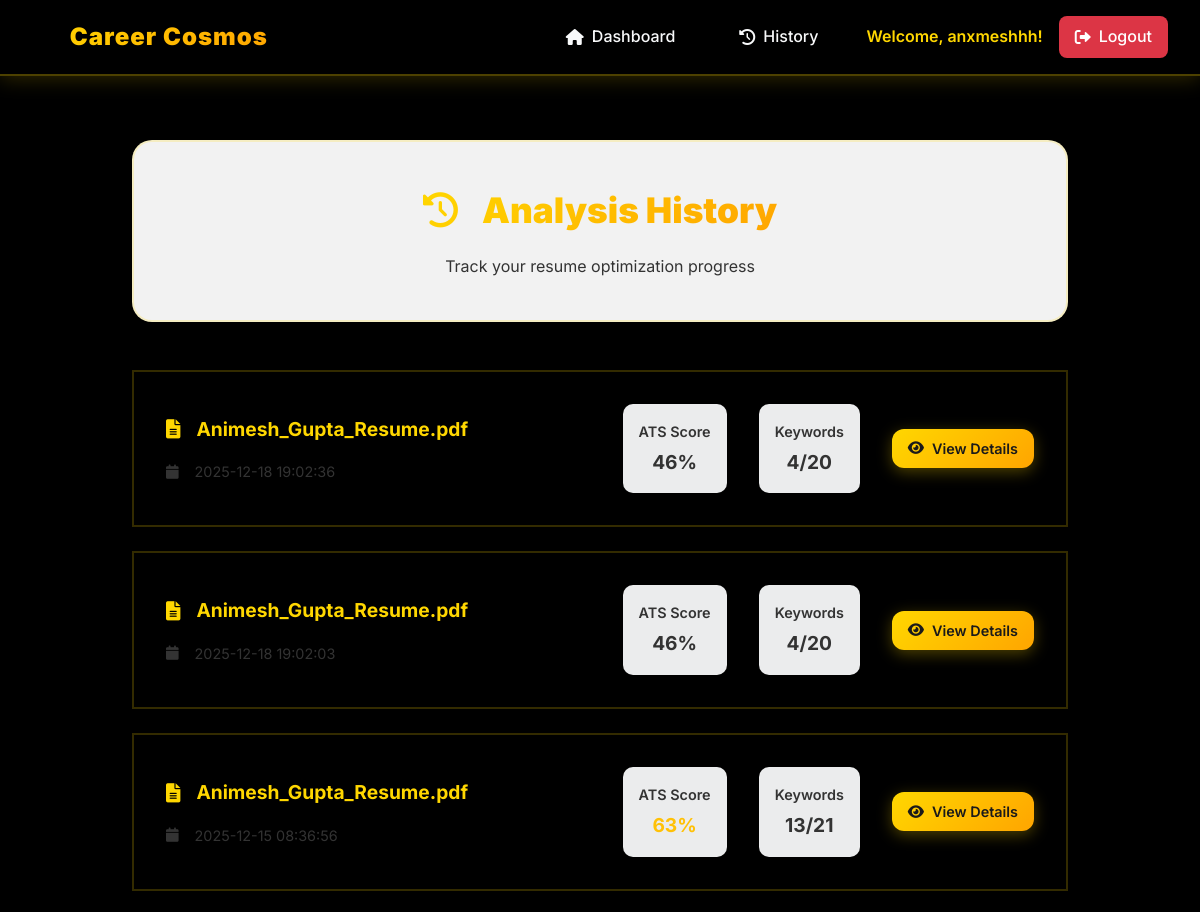
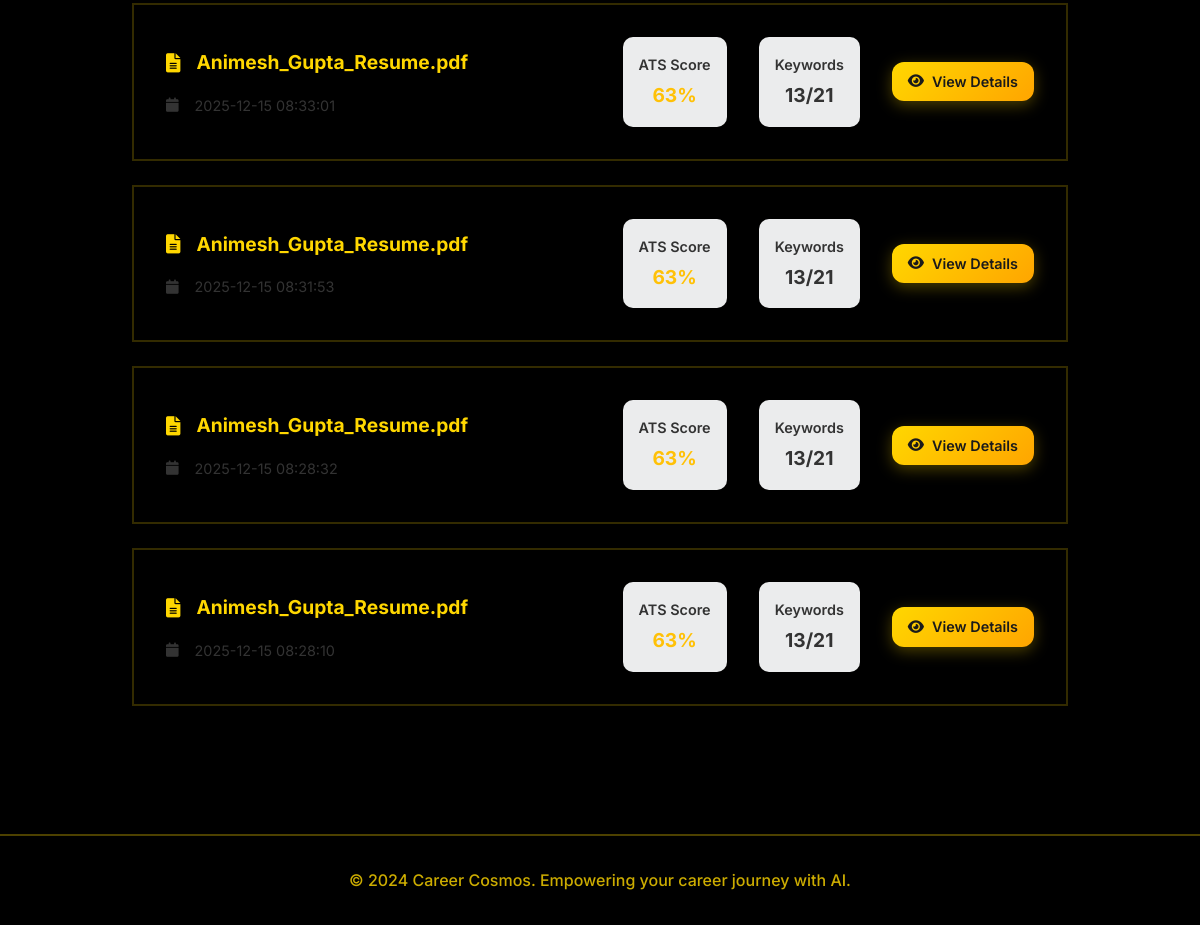
Page /analysis_history (signed in) on the committed database (2 pictures, top to bottom).
### tables this page shows
CREATE TABLE analysis_history (
            id INTEGER PRIMARY KEY AUTOINCREMENT,
            user_id INTEGER,
            filename TEXT NOT NULL,
            ats_score INTEGER NOT NULL,
            keywords_matched INTEGER NOT NULL,
            total_keywords INTEGER NOT NULL,
            analysis_data TEXT,
            enhanced_resume TEXT,
            hr_evaluation TEXT,
            created_at TIMESTAMP DEFAULT CURRENT_TIMESTAMP,
            FOREIGN KEY (user_id) REFERENCES users (id)
        );

### app.py (the view)
@app.route('/analysis_history')
def analysis_history():
    if 'user_id' not in session:
        return redirect(url_for('login'))
    conn = sqlite3.connect('ats_tool.db')
    cursor = conn.cursor()
    cursor.execute('''
        SELECT id, filename, ats_score, keywords_matched, total_keywords, created_at
        FROM analysis_history
        WHERE user_id = ?
        ORDER BY created_at DESC
        LIMIT 20
    ''', (session['user_id'],))
    history = cursor.fetchall()
    conn.close()
    processed_history = []
    for item in history:
        processed_item = list(item)
        processed_item[2] = int(processed_item[2]) if processed_item[2] else 0
        processed_history.append(tuple(processed_item))
    return render_template('history.html', history=processed_history)

### templates/history.html (shortened to what this page needs)
{% extends "base.html" %}
{% block content %}
<div class="history-container">
    <div class="history-header">
        <h1><i class="fas fa-history"></i> Analysis History</h1>
        <p>Track your resume optimization progress</p>
    </div>
    {% if history %}
    <div class="history-list">
        {% for item in history %}
        <div class="history-item">
            <div class="history-info">
                <h3 class="history-filename">
                    <i class="fas fa-file-alt"></i>
                    {{ item[1] }}
                </h3>
                <div class="history-date">
                    <i class="fas fa-calendar"></i>
                    {{ item[5] }}
                </div>
            </div>
            <div class="history-stats">
                <div class="stat">
                    <span class="stat-label">ATS Score</span>
                    {% set score = item[2]|int %}
                    <span class="stat-value {% if score >= 80 %}score-high{% elif score >= 60 %}score-medium{% else %}score-low{% endif %}">
                        {{ score }}%
                    </span>
                </div>
                <div class="stat">
                    <span class="stat-label">Keywords</span>
                    <span class="stat-value">{{ item[3]|int }}/{{ item[4]|int }}</span>
                </div>
            </div>
            <div class="history-actions">
                <a href="{{ url_for('view_analysis', analysis_id=item[0]) }}" class="btn btn-primary btn-sm">
                    <i class="fas fa-eye"></i> View Details
                </a>
            </div>
        </div>
        {% endfor %}
    </div>
    {% endif %}
</div>
{% endblock %}

### templates/base.html (shortened to what this page needs)
<!DOCTYPE html>
<html lang="en">
<head>
    <link rel="stylesheet" href="{{ url_for('static', filename='css/style.css') }}">
    <link href="https://cdnjs.cloudflare.com/ajax/libs/font-awesome/6.0.0/css/all.min.css" rel="stylesheet">
</head>
<body>
    <nav class="navbar">
        <div class="nav-container">
            <div class="nav-brand">
                <i class="fas fa-rocket"></i>
                <span>Career Cosmos</span>
            </div>
            {% if session.user_id %}
            <div class="nav-menu">
                <a href="{{ url_for('index') }}" class="nav-link">
                    <i class="fas fa-home"></i> Dashboard
                </a>
                <a href="{{ url_for('analysis_history') }}" class="nav-link">
                    <i class="fas fa-history"></i> History
                </a>
                <div class="nav-user">
                    <span>Welcome, {{ session.username }}!</span>
                    <a href="{{ url_for('logout') }}" class="nav-link logout">
                        <i class="fas fa-sign-out-alt"></i> Logout
                    </a>
                </div>
            </div>
            {% endif %}
        </div>
    </nav>
    <main class="main-content">
        {% block content %}{% endblock %}
    </main>
    <footer class="footer">
        <div class="footer-content">
            <p>&copy; 2024 Career Cosmos. Empowering your career journey with AI.</p>
        </div>
    </footer>
</body>
</html>

### templates/history.html (style rules this page uses)
.history-container { max-width: 1000px; margin: 0 auto; padding: 2rem; }
.history-header { text-align: center; margin-bottom: 3rem; }
.history-header h1 { color: var(--primary-color); margin-bottom: 1rem; }
.history-header h1 i { margin-right: 1rem; }
.history-list { display: flex; flex-direction: column; gap: 1.5rem; }
.history-item { background-color: var(--surface-color); padding: 2rem; border-radius: var(--border-radius); box-shadow: var(--box-shadow); display: grid; grid-template-columns: 1fr auto auto; align-items: center; gap: 2rem; }
.history-info h3 { color: var(--primary-color); margin-bottom: 0.5rem; font-size: 1.2rem; }
.history-info h3 i { margin-right: 0.5rem; }
.history-date { color: var(--text-secondary); font-size: 0.9rem; }
.history-date i { margin-right: 0.5rem; }
.history-stats { display: flex; gap: 2rem; }
.stat { text-align: center; }
.stat-label { display: block; color: var(--text-secondary); font-size: 0.9rem; margin-bottom: 0.25rem; }
.stat-value { display: block; font-weight: bold; font-size: 1.2rem; }
.score-medium { color: var(--warning-color); }
.score-low { color: var(--error-color); }
.history-actions { display: flex; gap: 1rem; }
.btn-sm { padding: 0.5rem 1rem; font-size: 0.9rem; }

### rows in the picture
analysis_history: filename "Animesh_Gupta_Resume.pdf", created_at "2025-12-18 19:02:36", ats_score "46", keywords_matched "4", total_keywords "20"
analysis_history: filename "Animesh_Gupta_Resume.pdf", created_at "2025-12-18 19:02:03", ats_score "46", keywords_matched "4", total_keywords "20"
analysis_history: filename "Animesh_Gupta_Resume.pdf", created_at "2025-12-15 08:36:56", ats_score "63", keywords_matched "13", total_keywords "21"
analysis_history: filename "Animesh_Gupta_Resume.pdf", created_at "2025-12-15 08:33:01", ats_score "63", keywords_matched "13", total_keywords "21"
analysis_history: filename "Animesh_Gupta_Resume.pdf", created_at "2025-12-15 08:31:53", ats_score "63", keywords_matched "13", total_keywords "21"
analysis_history: filename "Animesh_Gupta_Resume.pdf", created_at "2025-12-15 08:28:32", ats_score "63", keywords_matched "13", total_keywords "21"
analysis_history: filename "Animesh_Gupta_Resume.pdf", created_at "2025-12-15 08:28:10", ats_score "63", keywords_matched "13", total_keywords "21"

### other values in the picture
{{ session.username }} "anxmeshhh"
